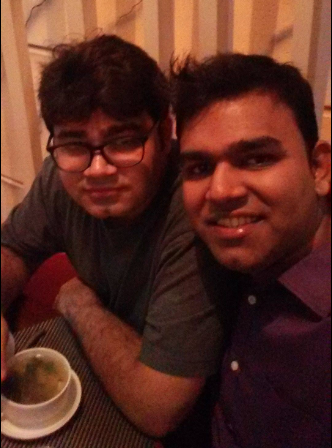
#> input picture Che and Jay.png, 332 x 448 px
$ python black_and_white.py
#> lines starting #> are read from the running program, lines starting #| are printed output that depends on the picture; after the words box and inside, x2 and y2 are one past the last pixel; in counts of white or black regions, pixels touching at a corner belong together
from PIL import Image

def apply_black_white(image):

    # Convert image to RGB if it's not in that mode
    if image.mode != 'RGB':
        image = image.convert('RGB')


    width, height = image.size
    pixels = image.load()  # Create the pixel map

    for py in range(height):
        for px in range(width):
            #r, g, b = image.getpixel((px, py))
            r, g, b = pixels[px, py]
            avg = r+g+b//3


            if avg > 128:
                tr,tg,tb = 255, 255, 255
            else:
                tr, tg, tb = 0, 0, 0
            pixels[px, py] = (tr, tg, tb)

    return image

# Example usage
image = Image.open("Che and Jay.png")
#> image is the input picture: PIL image 332x448 RGBA; mean R, G, B, A 88.6, 43.8, 33.6, 255
gray_image = apply_black_white(image)
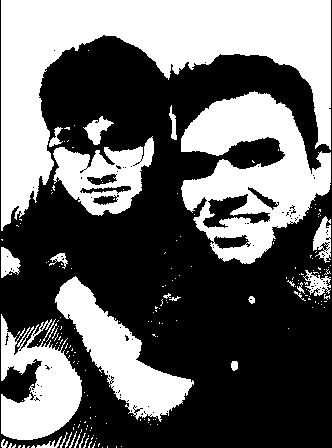
#> gray_image: PIL image 332x448 RGB; 40.7% white; 198 white regions (172 under 20 px), largest, box (x1, y1, x2, y2) and area: (1, 0, 331, 231) 27068, (181, 91, 331, 264) 13619, (55, 276, 194, 422) 6869
gray_image.save("Che and Jay_black_and_white_1.jpg")
